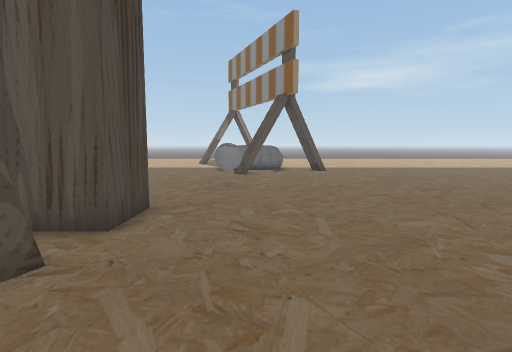
[1] (above)

23 first-person views from a walk through a scene from a Unity 3-D project. The camera is 1.5 m above the floor, tilts 6° down and sees 80° across. The floor is counted in squares, 1 m on a side. Each view is taken from the middle of a square. On the plan, view 1 faces up. The plan holds only what a view shows up to about 15 squares ahead; the rest is blank. The place goes on beyond the plan. Some surface patterns are stand-ins.

[2]
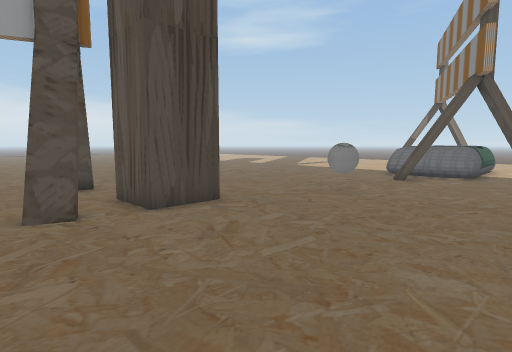

[3]
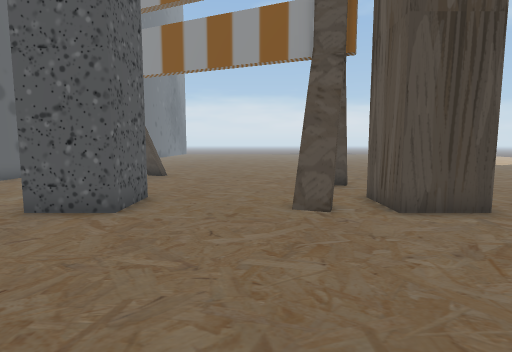

[4]
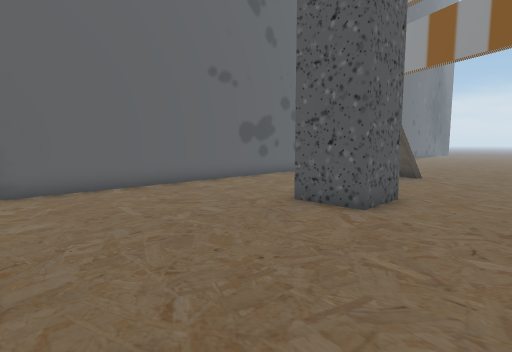

[5]
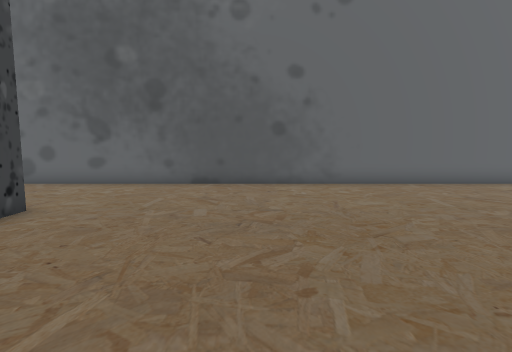

[6]
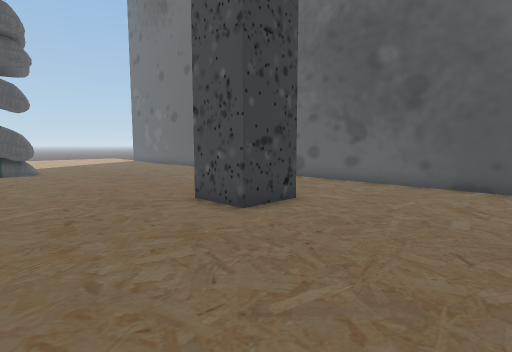

[7]
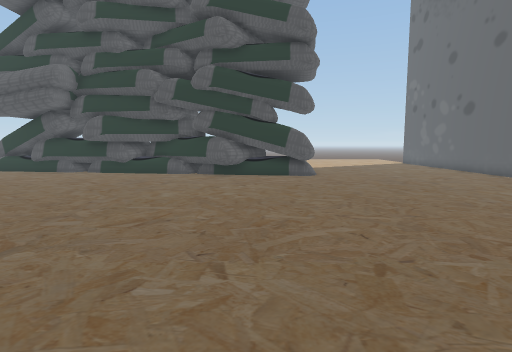

[8]
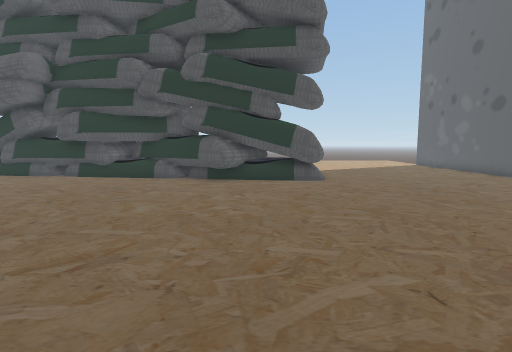

[9]
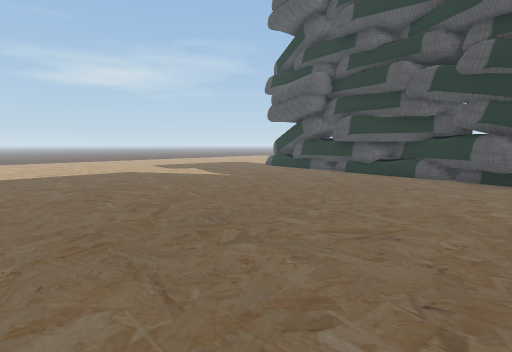

[10]
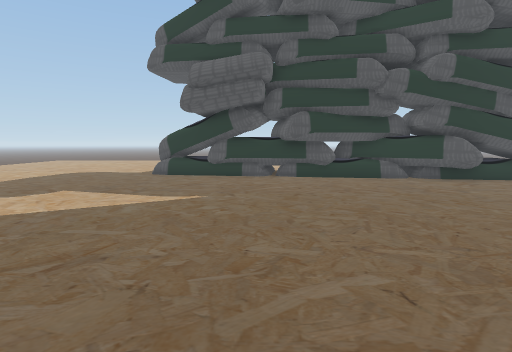

[11]
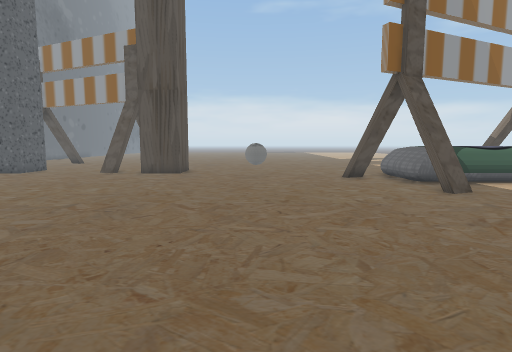

[12]
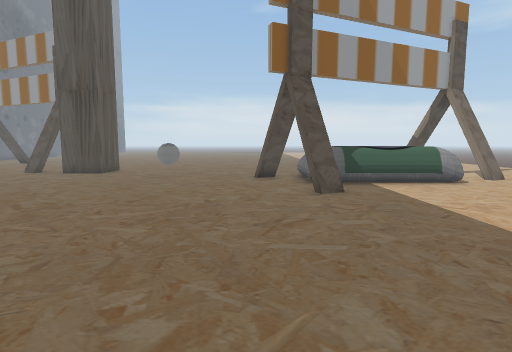

[13]
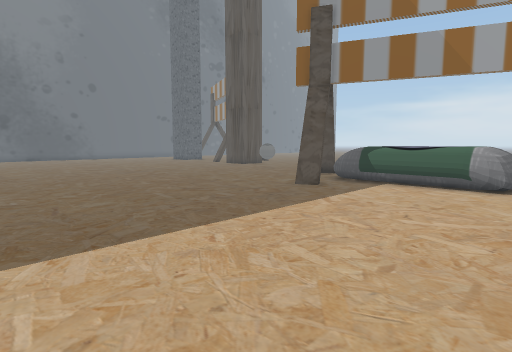

[14]
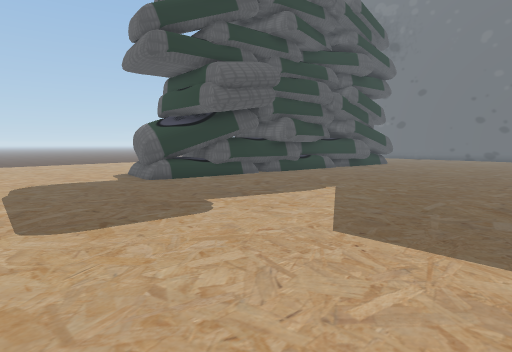

[15]
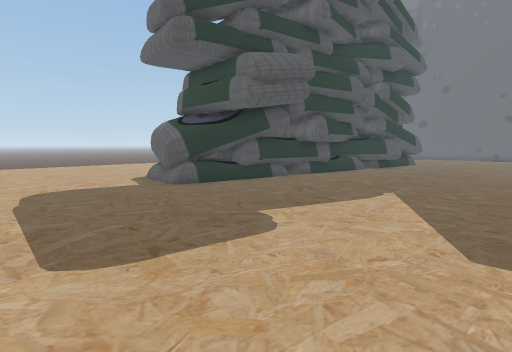

[16]
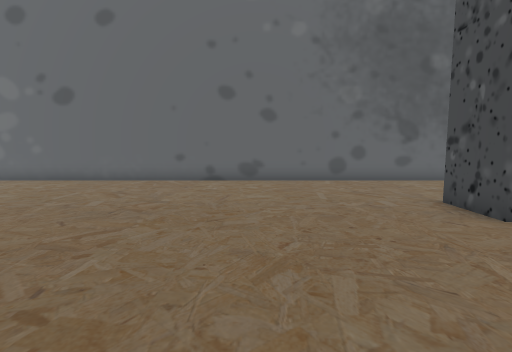

[17]
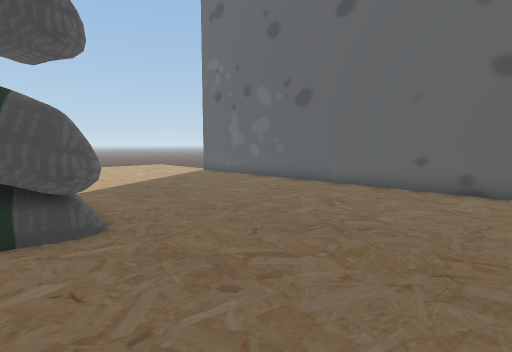

[18]
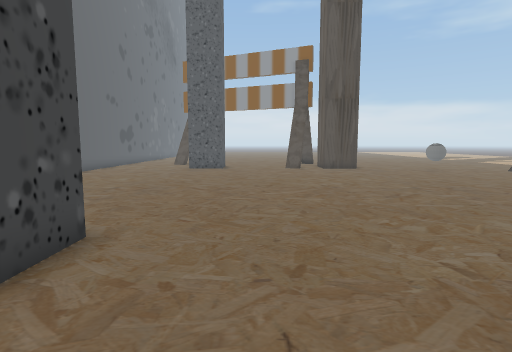

[19]
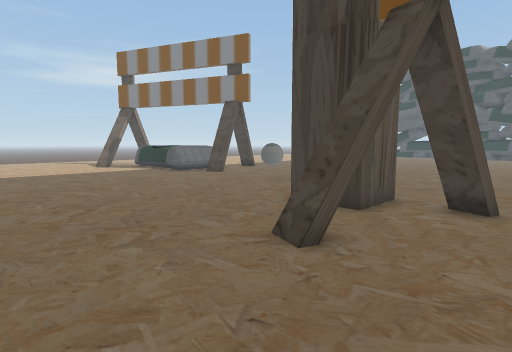

[20]
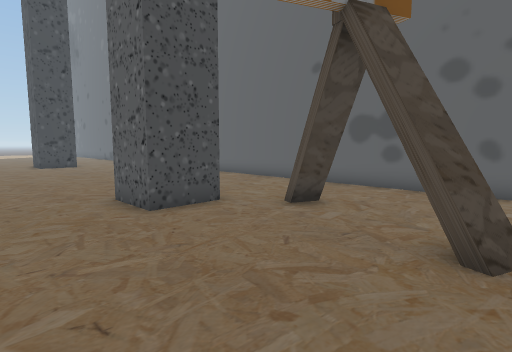

[21]
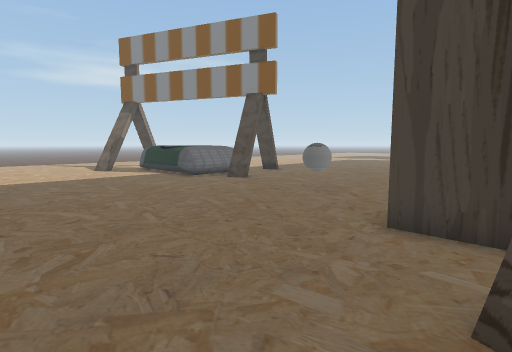

[22]
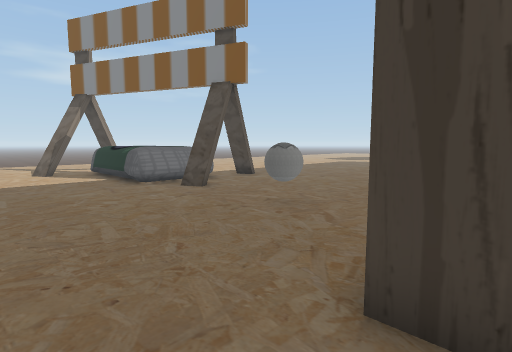

[23]
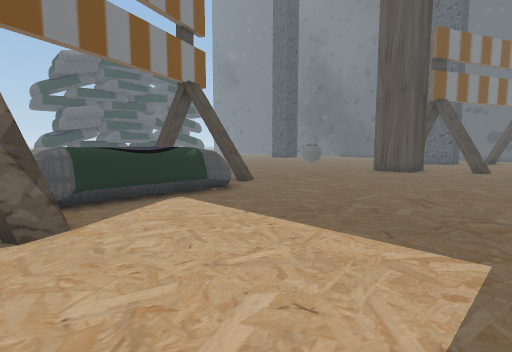

### Floor plan
Key: @ floor where view 1 was taken; # wall or solid block; . floor; = window, fence, low wall or low ledge; B ball; T thing the floor can be seen under or through; O other object.
Columns run from 11 left of view 1 to 26 right of it. Each row starts with its distance up from view 1.
 24  . ....##  ...    ..... .. ....... ...
 23   .....##OOOO...........  ............
 22  ........OOOO.........................
 21  ........OOOO.........................
 20  ........OOOO.........................
 19  ........OOOO.........................
 18  ........OOOO........................=
 17  ........OOOO.#=.....................#
 16  .........##.........................#
 15  .........=#.........................#
 14  ...................................##
 13  ...................................##
 12  ...................................##
 11  .........B.........................##
 10  ...................................##
  9  ...................................=#
  8 ....................................##
  7 .......##..........................##
  6 .......##..........................##
  5 ....##.TT.........................##
  4 ....##.TT.........................##
  3 .......TT.........................####
  2 ..................................####
  1 ..................................####
  0 ...........@.......................#
 -1 .......##.............................
 -2 .......##.............###.............
 -3 =#.....##.............###.............
 -4  ...#..................##.............
 -5   ....................................
 -6  .....................................
 -7  .....................................
 -8  .....................................
 -9  #####################################

Where each view was taken, in squares from view 1:
view 1: 0 up, 0 right, facing up
view 2: 2 up, 4 right, facing up-left
view 3: 2 up, 4 right, facing left
view 4: 2 up, 4 right, facing down-left
view 5: 3 up, 6 right, facing down
view 6: 3 up, 6 right, facing down-right
view 7: 3 up, 9 right, facing right
view 8: 3 up, 11 right, facing right
view 9: 3 up, 10 right, facing up-right
view 10: 13 up, 11 right, facing right
view 11: 11 up, 13 right, facing left
view 12: 15 up, 13 right, facing left
view 13: 24 up, 13 right, facing down-left
view 14: 24 up, 14 right, facing down-right
view 15: 24 up, 16 right, facing down-right
view 16: 4 up, 18 right, facing down
view 17: 2 up, 18 right, facing down-right
view 18: 1 up, 16 right, facing left
view 19: 2 up, 11 left, facing up-right
view 20: 2 up, 11 left, facing down-right
view 21: 5 up, 10 left, facing up-right
view 22: 6 up, 7 left, facing up-right
view 23: 24 up, 10 left, facing down-right
